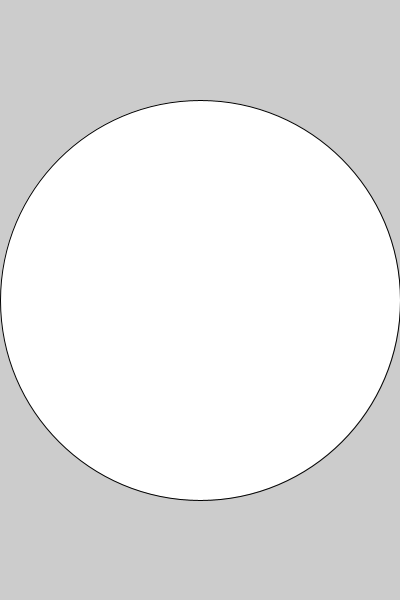
Frame 1 (no input)
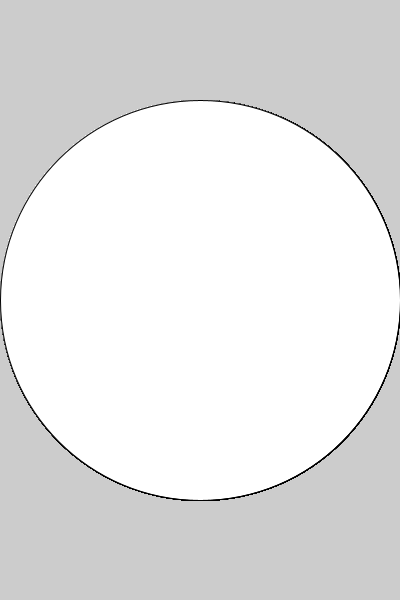
Frame 60 (the mouse pressed at the canvas centre just before this capture)
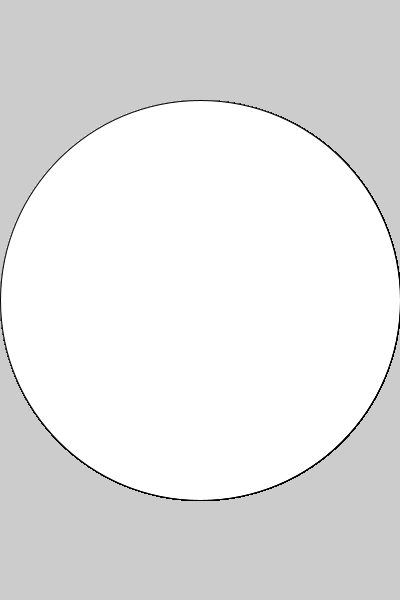
Frame 120 (the mouse held since frame 60 and released just before this capture)

The Processing sketch that drew these frames (run headless with seeded random() and noise(); from frame 60 on, the mouse is pressed at the canvas centre):

// Processing sketch: s00_mindiameterCircle
// ── s00_mindiameterCircle.pde
void setup() {
  size(400,600);
}

void draw() {
/*  int d;
  if (height < width) {
    d = height;
  } else {
    d = width;
  }
  */
 // int d = height < width ? height : width;
  int d = Math.min(width, height);
  ellipse(width/2, height/2, d, d);
  
}
